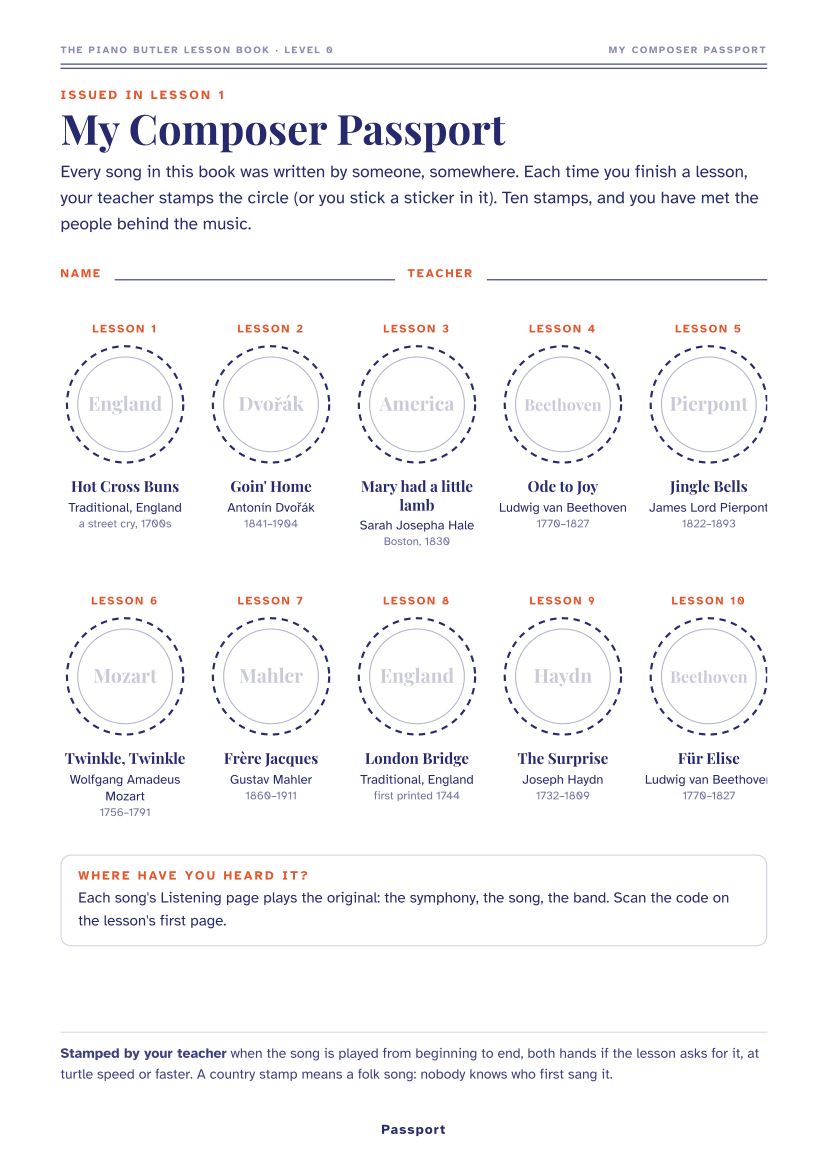

Here is the Python script that generated this plot:
# The Composer Passport (her 6 Nov 21:17: "명곡 여권"): one page at the back of the Lesson Book. Lesson 1 issues it; every
# lesson after that earns a stamp, a composer or a country for a folk tune. Reads each lesson's `composer` field.
# Usage: python3 passport.py out.html  (the lesson files are listed in ORDER)
import json, base64, sys
ORDER = ['buns', 'home', 'mary', 'ode', 'jingle', 'twinkle', 'frere', 'london', 'surprise', 'elise']
N, C, MUTE = '#26296b', '#e4572e', '#6d6f9c'
FD = 'node_modules/@fontsource/'
def b64(p): return base64.b64encode(open(p, 'rb').read()).decode()
FF = (f"@font-face{{font-family:'AH';font-weight:400;src:url(data:font/woff2;base64,{b64(FD + 'atkinson-hyperlegible/files/atkinson-hyperlegible-latin-400-normal.woff2')}) format('woff2')}}"
      f"@font-face{{font-family:'AH';font-weight:700;src:url(data:font/woff2;base64,{b64(FD + 'atkinson-hyperlegible/files/atkinson-hyperlegible-latin-700-normal.woff2')}) format('woff2')}}"
      f"@font-face{{font-family:'PF';font-weight:700;src:url(data:font/woff2;base64,{b64(FD + 'playfair-display/files/playfair-display-latin-700-normal.woff2')}) format('woff2')}}")
songs = [json.load(open(f + '.json')) for f in ORDER]

def stamp(s):   # a dashed circle to stamp or sticker, the lesson number above, the composer and song under it
    cp = s.get('composer', {}); name = cp.get('stamp', '?'); who = cp.get('name', ''); yrs = cp.get('years', '')
    return (f'<div class="st"><div class="sl">Lesson {s["lesson"]}</div>'
            f'<svg viewBox="0 0 120 120" class="ring"><circle cx="60" cy="60" r="54" fill="none" stroke="{N}" stroke-width="2" stroke-dasharray="6 5"/>'
            f'<circle cx="60" cy="60" r="44" fill="none" stroke="{N}" stroke-width="1" opacity=".35"/>'
            f'<text x="60" y="66" text-anchor="middle" font-family="PF" font-weight="700" font-size="{15 if len(name) > 8 else 18}" fill="{N}" opacity=".25">{name}</text></svg>'
            f'<div class="sn">{s["title"]}</div><div class="sw">{who}</div><div class="sy">{yrs}</div></div>')

grid = ''.join(stamp(s) for s in songs)
body = f'''<section class="pg"><div class="top"><span>THE PIANO BUTLER LESSON BOOK · LEVEL 0</span><span>MY COMPOSER PASSPORT</span></div><div class="rule"></div>
<div class="body">
<div class="kick">Issued in Lesson 1</div><h1>My Composer Passport</h1>
<p class="lead">Every song in this book was written by someone, somewhere. Each time you finish a lesson, your teacher stamps the circle (or you stick a sticker in it). Ten stamps, and you have met the people behind the music.</p>
<div class="who"><span>Name</span><span class="line"></span><span>Teacher</span><span class="line"></span></div>
<div class="grid">{grid}</div>
<div class="next"><div class="kick">Where have you heard it?</div><p>Each song's Listening page plays the original: the symphony, the song, the band. Scan the code on the lesson's first page.</p></div>
<div class="foot2"><b>Stamped by your teacher</b> when the song is played from beginning to end, both hands if the lesson asks for it, at turtle speed or faster. A country stamp means a folk song: nobody knows who first sang it.</div>
</div><div class="foot"><span>Passport</span></div></section>'''
css = f'''@page {{ size: A4; margin: 0 }} *{{box-sizing:border-box}} body{{margin:0;background:#e9e4d8;font-family:'AH',Arial,sans-serif;color:{N}}}
.pg{{width:794px;height:1123px;background:#fff;margin:0 auto 24px;position:relative;overflow:hidden;padding:42px 58px 0;page-break-after:always}}
.top{{display:flex;justify-content:space-between;font-size:9.5px;font-weight:700;letter-spacing:.16em;color:#8a8cb0}} .rule{{height:5px;border-top:1.5px solid {N};border-bottom:.6px solid {N};margin:7px 0 18px}}
.body{{height:965px;overflow:hidden;display:flex;flex-direction:column}} .foot{{position:absolute;left:0;right:0;bottom:30px;text-align:center}} .foot span{{display:inline-block;color:{N};font:700 13px 'AH',Arial;letter-spacing:.08em}}
.kick{{font-size:12px;font-weight:700;letter-spacing:.18em;text-transform:uppercase;color:{C}}} h1{{font-family:'PF',Georgia,serif;font-size:40px;line-height:1.1;margin:3px 0 8px;font-weight:700}}
.lead{{font-size:16.5px;line-height:1.5;margin:0 0 10px}}
.who{{display:grid;grid-template-columns:auto 1fr auto 1fr;gap:10px 12px;align-items:end;font-size:11.5px;font-weight:700;letter-spacing:.16em;text-transform:uppercase;color:{C};margin:6px 0 18px}} .who .line{{border-bottom:1.5px solid {N};height:26px}}
.grid{{display:grid;grid-template-columns:repeat(5,1fr);gap:44px 16px;margin-top:22px}}
.st{{display:flex;flex-direction:column;align-items:center;text-align:center}} .sl{{font-size:11px;font-weight:700;letter-spacing:.14em;text-transform:uppercase;color:{C};margin-bottom:4px}}
.ring{{width:124px;height:124px;display:block}} .sn{{font-family:'PF',Georgia,serif;font-weight:700;font-size:14.5px;margin-top:8px;line-height:1.2}} .sw{{font-size:12.5px;margin-top:3px;line-height:1.3}} .sy{{font-size:11px;color:{MUTE};margin-top:1px}}
.next{{margin-top:34px;border:1.5px solid rgba(38,41,107,.22);border-radius:10px;padding:12px 16px}} .next p{{margin:4px 0 0;font-size:14.5px;line-height:1.5}}
.foot2{{margin-top:auto;font-size:13.5px;line-height:1.5;color:#3d4080;border-top:1px solid rgba(38,41,107,.18);padding-top:10px;margin-bottom:8px}}
@media print {{ body{{background:#fff}} .pg{{margin:0}} }}'''
html = f'<!doctype html><html><head><meta charset="utf-8"><title>My Composer Passport</title><style>{FF}</style><style>{css}</style></head><body>{body}</body></html>'
open(sys.argv[1], 'w').write(html); print('ok', len(html))
